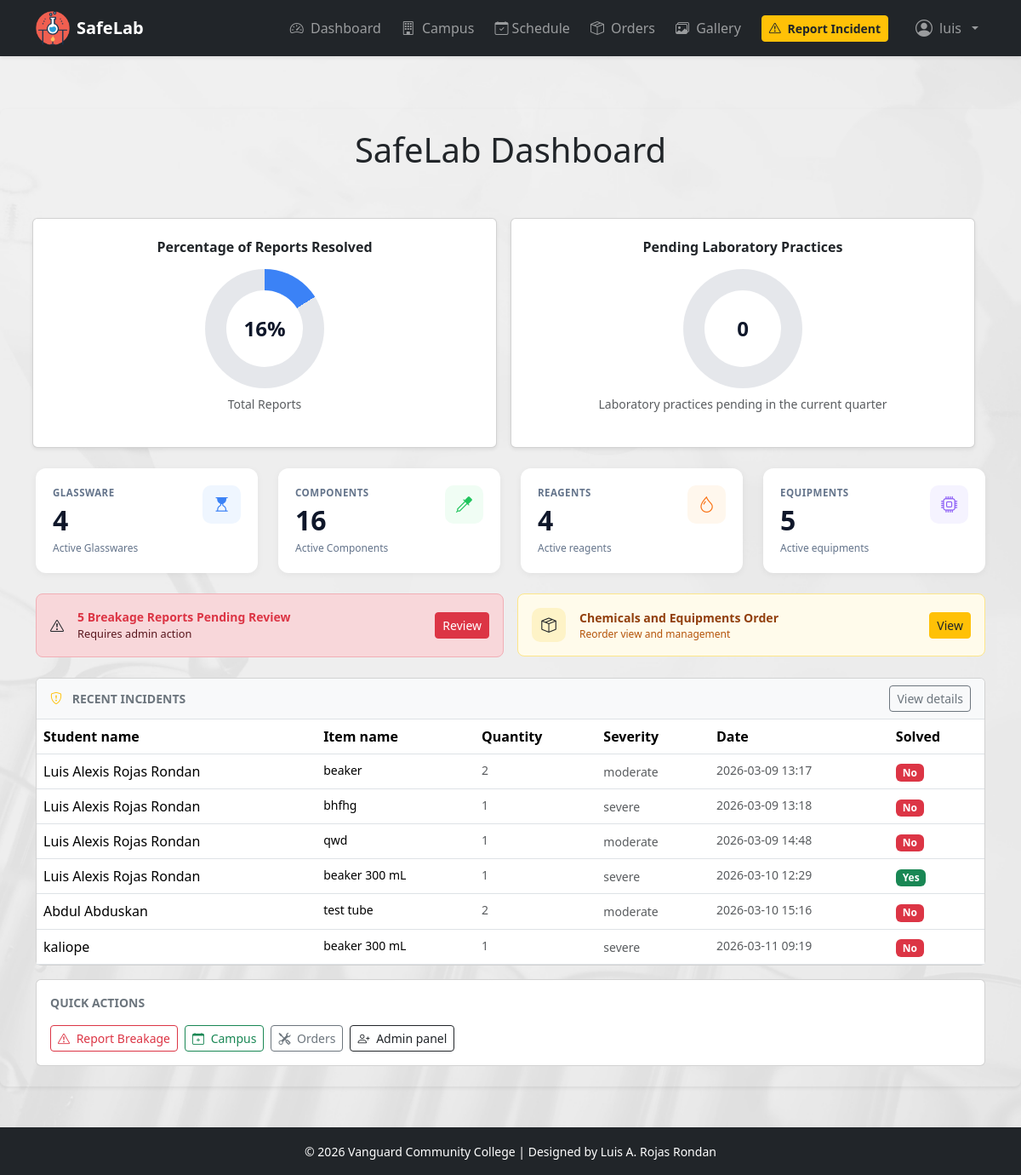
Before: / (signed in) with the older database file.
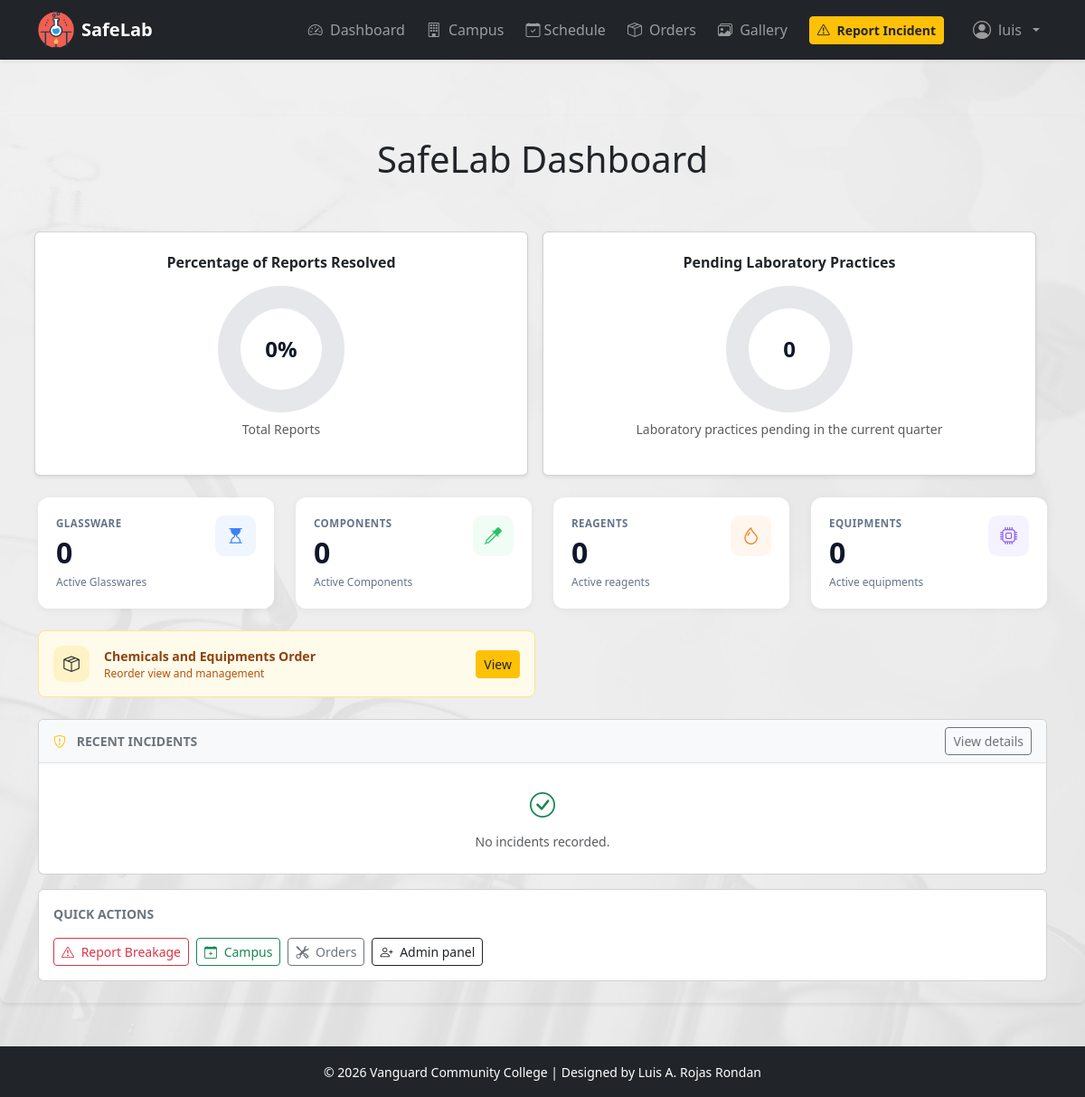
After: the same page with the newer database file.
### apps/reports/models.py (models this page shows, shortened)
class Report(models.Model):
    SEVERITY_CHOICES = [
        ('minor', 'Minor - small crack or chip'),
        ('moderate', 'Moderate - Partially broken, still usable'),
        ('severe', 'Severe - Fully broken, not usable'),
    ]
    student_name = models.CharField(max_length=100)
    student_id = models.CharField(max_length=20)
    item_name = models.CharField(max_length=100)
    quantity = models.PositiveIntegerField()
    severity = models.CharField(max_length=10, choices=SEVERITY_CHOICES)
    description = models.TextField(blank=True)
    reported_at = models.DateTimeField(auto_now_add=True)
    resolved = models.BooleanField(default=False)
    class Meta:
        verbose_name = 'Report'
        verbose_name_plural = 'Reports'

### apps/core/views.py (the view)
# urls.py: path('', views.dashboard, name='dashboard'),
@login_required
def dashboard(request):
    today = timezone.now().date()
    report_count = Report.objects.count()
    report_solved = Report.objects.filter(resolved='True').count()
    return render(request, 'core/dash.html', {
        'stats': {
            'practicals': LabSession.objects.filter(practice_complete = False).count(),
            'solved_rep':  ((report_solved/report_count) * 100).__int__ if report_count else 0,
            'reagents':    Reagent.objects.filter().count(),
            'equipment':   Equipment.objects.filter().count(),
            'pending':     Report.objects.filter(resolved=False).count(),
            'report':      Report.objects.all(),
            'glassware':   Glassware.objects.filter().count(),
            'component':   Component.objects.filter().count(),
        },
        'recent_breakages': Report.objects.select_related().order_by('reported_at')[:5],
        'expiring':    Reagent.objects.filter().select_related('laboratory').order_by('updated_at')[:5],
    })

### templates/core/dash.html (shortened to what this page needs)
{% extends "base.html" %}
{% load static %}
{% block content %}
<div class="container">
    <div class="row mb-4">
        <div class="col-12 text-center">
            <h1 class="mb-4">SafeLab Dashboard</h1>
        </div>
        <div class="row g-3 mb-4">
            <div class="col-md-6">
                <div class="card text-center p-4 shadow-sm">
                    <h6 class="fw-bold mb-3">Percentage of Reports Resolved</h6>
                    <div class="chart"
                        style="--value: {{ stats.solved_rep }}; --color:#3b82f6;">
                        <span>{{ stats.solved_rep }}%</span>
                    </div>
                    <p class="text-muted small mt-2">
                        Total Reports
                    </p>
                </div>
            </div>
            <div class="col-md-6">
                <div class="card text-center p-4 shadow-sm">
                    <h6 class="fw-bold mb-3">Pending Laboratory Practices</h6>
                    <div class="chart"
                        style="--value: {{ stats.practicals }}; --color:#f1510c;">
                        <span>{{ stats.practicals }}</span>
                    </div>
                    <p class="text-muted small mt-2">
                        Laboratory practices pending in the current quarter
                    </p>
                </div>
            </div>
        </div>
        <div class="col-sm-6 col-xl-3">
            <div class="stat-card">
                <div class="d-flex justify-content-between align-items-start">
                    <div>
                        <div class="stat-title">Glassware</div>
                        <div class="stat-number">
                            {{ stats.glassware }}
                        </div>
                        <div class="stat-desc">
                            Active Glasswares
                        </div>
                    </div>
                    <div class="stat-icon" style="background:#eff6ff;color:#3b82f6">
                        <i class="bi bi-hourglass-top"></i>
                    </div>
                </div>
            </div>
        </div>
        <div class="col-sm-6 col-xl-3">
            <div class="stat-card">
                <div class="d-flex justify-content-between align-items-start">
                    <div>
                        <div class="stat-title">Components</div>
                        <div class="stat-number">
                            {{ stats.component }}
                        </div>
                        <div class="stat-desc">
                            Active Components
                        </div>
                    </div>
                    <div class="stat-icon" style="background:#f0fdf4;color:#22c55e">
                        <i class="bi bi-eyedropper"></i>
                    </div>
                </div>
            </div>
        </div>
        <div class="col-sm-6 col-xl-3">
            <div class="stat-card">
                <div class="d-flex justify-content-between align-items-start">
                    <div>
                        <div class="stat-title">Reagents</div>
                        <div class="stat-number">
                            {{ stats.reagents }}
                        </div>
                        <div class="stat-desc">
                            Active reagents
                        </div>
                    </div>
                    <div class="stat-icon" style="background:#fff7ed;color:#f97316">
                        <i class="bi bi-droplet"></i>
                    </div>
                </div>
            </div>
        </div>
        <div class="col-sm-6 col-xl-3">
            <div class="stat-card">
                <div class="d-flex justify-content-between align-items-start">
                    <div>
                        <div class="stat-title">Equipments</div>
                        <div class="stat-number">
                            {{ stats.equipment }}
                        </div>
                        <div class="stat-desc">
                            Active equipments
                        </div>
                    </div>
                    <div class="stat-icon" style="background:#f5f3ff;color:#8b5cf6">
                        <i class="bi bi-cpu"></i>
                    </div>
                </div>
            </div>
        </div>
    </div>
<div class="row g-3 mb-4">
    {% if stats.pending %}
        <div class="col-md-6">
            <div class="d-flex align-items-center gap-3 p-3 rounded-3 border border-danger-subtle bg-danger-subtle">
                <div class="alert-icon">
                    <i class="bi bi-exclamation-triangle"></i>
                </div>
                <div class="flex-grow-1">
                    <div class="fw-bold small text-danger">
                        {{ stats.pending }} Breakage Report{{ stats.pending|pluralize }} Pending Review
                    </div>
                    <div class="text-danger-emphasis" style="font-size:.8rem;">
                        Requires admin action
                    </div>
                </div>
                <a href="/cpanel" class="btn btn-sm btn-danger">
                    Review
                </a>
            </div>
        </div>
    {% endif %}
    <div class="col-md-6">
        <div class="d-flex align-items-center gap-3 p-3 rounded-3"
             style="background:#fffbeb; border:1px solid #fde68a;">
            <div style="
                width:40px;
                height:40px;
                background:#fef3c7;
                border-radius:10px;
                display:grid;
                place-items:center;
                font-size:1.1rem;
                flex-shrink:0;
            ">
                <i class="bi bi-box-seam"></i>
            </div>
            <div class="flex-grow-1">
                <div style="font-weight:700; font-size:.88rem; color:#92400e;">
                    Chemicals and Equipments Order
                </div>
                <div style="font-size:.75rem; color:#b45309;">
                    Reorder view and management
                </div>
            </div>
            <a href="/cpanel/orders/order" class="btn btn-sm btn-warning text-dark">
                View
            </a>
        </div>
    </div>
</div>
<div class="card">
    <div class="card-header d-flex justify-content-between align-items-center py-2 px-3 bg-light border-bottom">
        <span class="fw-bold text-uppercase small text-secondary">
            <i class="bi bi-shield-exclamation me-2 text-warning"></i>
            Recent Incidents
        </span>
        <a href="/cpanel/reports/report/" class="btn btn-sm btn-outline-secondary">
            View details
        </a>
    </div>
    <div class="card-body p-0">
        {% if stats.report %}
            <table class="table table-hover mb-0">
                <thead>
                    <tr>
                        <th>Student name</th>
                        <th>Item name</th>
                        <th>Quantity</th>
                        <th>Severity</th>
                        <th>Date</th>
                        <th>Solved</th>
                    </tr>
                </thead>
                <tbody>
                    {% for i in stats.report %}
                    <tr>
                        <td>
                            {{ i.student_name }}
                        </td>
                        <td class="small">
                            {{ i.item_name }}
                        </td>
                        <td class="text-muted small">
                            {{ i.quantity }}
                        </td>
                        <td>
                            <span class="text-muted small">
                                {{ i.severity }}
                            </span>
                        </td>
                        <td class="text-muted small">
                            {{ i.reported_at|date:"Y-m-d H:i" }}
                        </td>
                        <td>
                            <span class="badge bg-{% if i.resolved %}success{% else %}danger{% endif %}">
                                {% if i.resolved %}Yes{% else %}No{% endif %}
                            </span>
                        </td>
                    </tr>
                    {% endfor %}
                </tbody>
            </table>
        {% else %}
            <div class="text-center py-4 text-muted">
                <i class="bi bi-check-circle text-success fs-3 d-block mb-2"></i>
                <span class="small">
                    No incidents recorded.
                </span>
            </div>
        {% endif %}
    </div>
</div>
<div class="card mt-3">
    <div class="card-body py-3 px-3">
        <div class="fw-bold text-uppercase small text-secondary mb-3">
            Quick Actions
        </div>
        <div class="d-flex flex-wrap gap-2">
            <a href="{% url 'reports:report' %}" class="btn btn-outline-danger btn-sm">
                <i class="bi bi-exclamation-triangle me-1"></i>
                Report Breakage
            </a>
            <a href="{% url 'home' %}" class="btn btn-outline-success btn-sm">
                <i class="bi bi-calendar-plus me-1"></i>
                Campus
            </a>
            <a href="{% url 'orders:product_list' %}" class="btn btn-outline-secondary btn-sm">
                <i class="bi bi-tools me-1"></i>
                Orders
            </a>
            <a href="/cpanel" class="btn btn-outline-dark btn-sm">
                <i class="bi bi-person-plus me-1"></i>
                Admin panel
            </a>
        </div>
    </div>
</div>
</div>
{% endblock %}

### templates/base.html (shortened to what this page needs)
{% load static %}
<!DOCTYPE html>
<html lang="en">
<head>
    <link href="https://cdn.jsdelivr.net/npm/bootstrap@5.3.3/dist/css/bootstrap.min.css" rel="stylesheet">
    <link rel="stylesheet" href="{% static 'css/gallery.css' %}">
    <link rel="stylesheet" href="{% static 'css/core.css'%}">
    <link rel="stylesheet" href="{% static 'assets/dist/css/bootstrap.min.css' %}">
    <link rel="stylesheet" href="https://cdn.jsdelivr.net/npm/bootstrap-icons@1.11.3/font/bootstrap-icons.css">
</head>
<body class="d-flex flex-column min-vh-100">
    <nav class="navbar navbar-expand-lg navbar-dark bg-dark shadow-sm fixed-top">
        <div class="container">
            <a class="navbar-brand fw-bold d-flex align-items-center gap-2"
               href="{% url 'dashboard' %}">
                <img src="/static/img/save-lab.png" style="width:40px;height:40px" alt="SafeLab">
                SafeLab
            </a>
            <div class="collapse navbar-collapse" id="navbarMain">
                <ul class="navbar-nav ms-auto align-items-lg-center gap-lg-2">
                    {% if request.user.is_authenticated %}
                    <li class="nav-item">
                        <a class="nav-link btn-hover" href="{% url 'dashboard' %}">
                            <i class="bi bi-speedometer2 me-1"></i>
                            Dashboard
                        </a>
                    </li>
                    <li class="nav-item">
                        <a class="nav-link btn-hover" href="{% url 'home' %}">
                            <i class="bi bi-building me-1"></i>
                            Campus
                        </a>
                    </li>
                    <li class="nav-item">
                        <a class="nav-link btn-hover" href="{% url 'schedules:main' %}">
                            <i class="bi bi-calendar-check"></i>
                            Schedule
                        </a>
                    </li>
                    <li class="nav-item">
                        <a class="nav-link btn-hover" href="{% url 'orders:product_list' %}">
                            <i class="bi bi-box-seam me-1"></i>
                            Orders
                        </a>
                    </li>
                    <li class="nav-item">
                        <a class="nav-link btn-hover" href="{% url 'gallery' %}">
                            <i class="bi bi-images me-1"></i>
                            Gallery
                        </a>
                    </li>
                    <li class="nav-item">
                        <a class="btn btn-warning btn-sm text-dark fw-semibold ms-lg-2"
                           href="{% url 'reports:report' %}">
                            <i class="bi bi-exclamation-triangle me-1"></i>
                            Report Incident
                        </a>
                    </li>
                    <li class="nav-item dropdown ms-lg-3">
                        <a class="nav-link dropdown-toggle d-flex align-items-center gap-2"
                           href="#" role="button" data-bs-toggle="dropdown">
                            <i class="bi bi-person-circle fs-5"></i>
                            {{ request.user }}
                        </a>
                    </li>
                    {% else %}
                    <li class="nav-item">
                        <a class="btn btn-outline-light btn-sm" href="{% url 'accounts:login' %}">
                            <i class="bi bi-box-arrow-in-right me-1"></i> Login
                        </a>
                    </li>
                    {% endif %}
                </ul>
            </div>
        </div>
    </nav>
    <div  class="mt-5 mb-5 p-4 rounded-3 shadow-sm">
        {% block content %}{% endblock %}
    </div>
    <footer class="mt-auto py-3 bg-dark text-white text-center">
        <div class="container">
            <span class="small">&copy; 2026 Vanguard Community College | Designed by <a href="https://github.com/lrondan" class="text-decoration-none text-white">Luis A. Rojas Rondan</a></span>
        </div>
    </footer>
</body>
</html>

Changed rows visible on the page:
removed Report: student_name "Luis Alexis Rojas Rondan", item_name "beaker", quantity "2", severity "moderate", reported_at "2026-03-09 13:17", resolved "No"
removed Report: student_name "Luis Alexis Rojas Rondan", item_name "bhfhg", quantity "1", severity "severe", reported_at "2026-03-09 13:18", resolved "No"
removed Report: student_name "Luis Alexis Rojas Rondan", item_name "qwd", quantity "1", severity "moderate", reported_at "2026-03-09 14:48", resolved "No"
removed Report: student_name "Luis Alexis Rojas Rondan", item_name "beaker 300 mL", quantity "1", severity "severe", reported_at "2026-03-10 12:29", resolved "Yes"
removed Report: student_name "Abdul Abduskan", item_name "test tube", quantity "2", severity "moderate", reported_at "2026-03-10 15:16", resolved "No"
removed Report: student_name "kaliope", item_name "beaker 300 mL", quantity "1", severity "severe", reported_at "2026-03-11 09:19", resolved "No"
Other visible differences:
{{ stats.solved_rep }}: 16 → 0 (drawn)
{{ stats.solved_rep }}: "16" → "0"
{{ stats.glassware }}: "4" → "0"
{{ stats.component }}: "16" → "0"
{{ stats.reagents }}: "4" → "0"
{{ stats.equipment }}: "5" → "0"
{{ stats.pending }}: "5" → (not shown)
text no longer shown: "Breakage Report Pending Review Requires admin action Review Student name Item name Quantity Severity Date Solved"
text now shown: "No incidents recorded."
